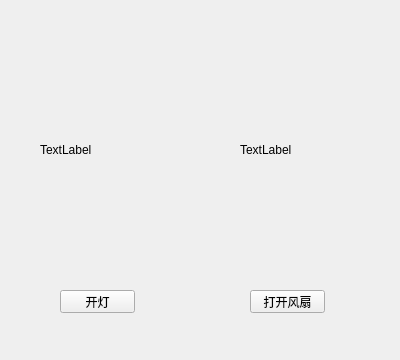
<?xml version="1.0" encoding="UTF-8"?>
<ui version="4.0">
 <class>Form</class>
 <widget class="QWidget" name="Form">
  <property name="geometry">
   <rect>
    <x>0</x>
    <y>0</y>
    <width>400</width>
    <height>360</height>
   </rect>
  </property>
  <property name="windowTitle">
   <string>图片显示</string>
  </property>
  <widget class="QLabel" name="label_fan">
   <property name="geometry">
    <rect>
     <x>240</x>
     <y>40</y>
     <width>150</width>
     <height>220</height>
    </rect>
   </property>
   <property name="text">
    <string>TextLabel</string>
   </property>
  </widget>
  <widget class="QLabel" name="label_light">
   <property name="geometry">
    <rect>
     <x>40</x>
     <y>40</y>
     <width>150</width>
     <height>220</height>
    </rect>
   </property>
   <property name="text">
    <string>TextLabel</string>
   </property>
  </widget>
  <widget class="QPushButton" name="btn_light">
   <property name="geometry">
    <rect>
     <x>60</x>
     <y>290</y>
     <width>75</width>
     <height>23</height>
    </rect>
   </property>
   <property name="text">
    <string>开灯</string>
   </property>
  </widget>
  <widget class="QPushButton" name="btn_fan">
   <property name="geometry">
    <rect>
     <x>250</x>
     <y>290</y>
     <width>75</width>
     <height>23</height>
    </rect>
   </property>
   <property name="text">
    <string>打开风扇</string>
   </property>
  </widget>
 </widget>
 <resources/>
 <connections/>
</ui>
